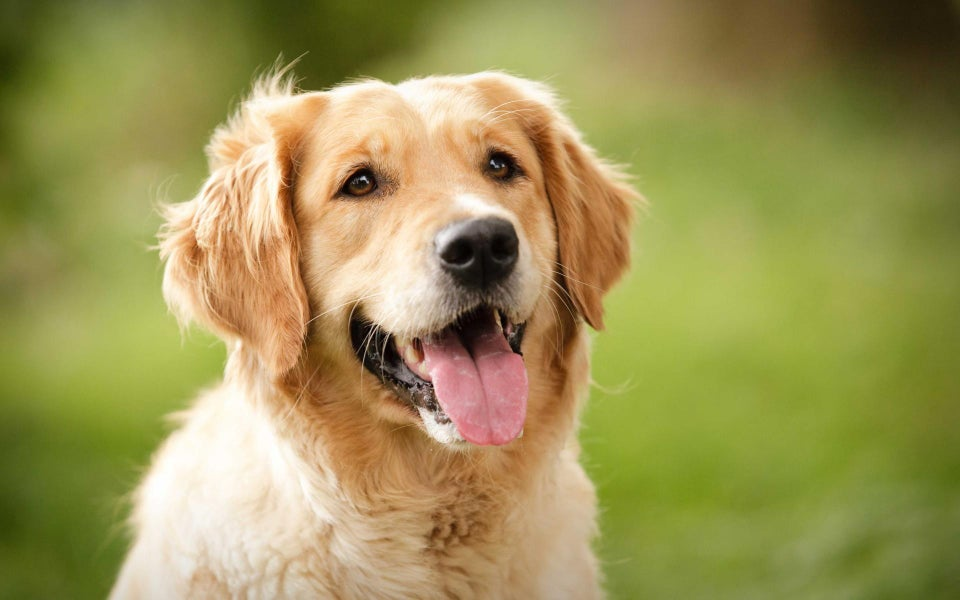
#> input picture 2020_0810_day6/image.jpg, 960 x 600 px
$ python color_histograms.py --image image.jpg
#> lines starting #> are read from the running program, lines starting #| are printed output that depends on the picture
from __future__ import print_function
from matplotlib import pyplot as plt
import argparse
import numpy as np
import cv2

ap = argparse.ArgumentParser()
ap.add_argument("-i", "--image", required=True, help="Path to the image")
args = vars(ap.parse_args())

image = cv2.imread(args["image"])
#> image is the input picture: shape (600, 960, 3); mean B, G, R 86.4, 148.3, 156.9
cv2.imshow("Original", image)

chans = cv2.split(image)
colors = ("b", "g", "r")
plt.figure()
plt.title("'Flattened' Color Histogram")
plt.xlabel("Bins")
plt.ylabel("# of Pixels")

for (chan, color) in zip(chans, colors):
    hist = cv2.calcHist([chan], [0], None, [256], [0,256])
    plt.plot(hist, color=color)
    plt.xlim([0,256])
#> this loop made 3 passes
#> color on passes 1 to 3: 'b', 'g', 'r'
plt.show()
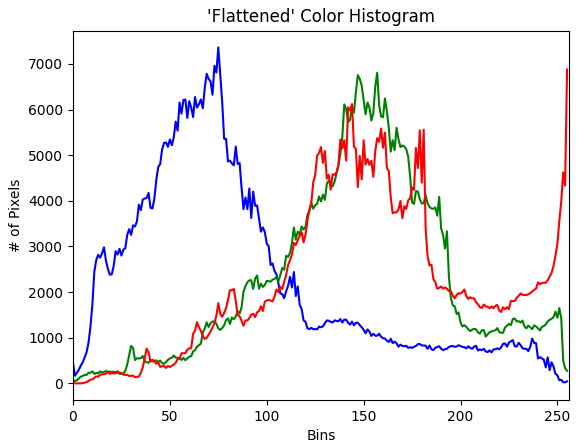
#> figure drawn by matplotlib, 1 panel; curve peaks at x = 75, y = 7362; curve peaks at x = 157, y = 6808; curve peaks at x = 255, y = 6880

fig = plt.figure()

ax = fig.add_subplot(131)
hist = cv2.calcHist([chans[1], chans[0]], [0,1], None, [32, 32], [0, 256, 0, 256])
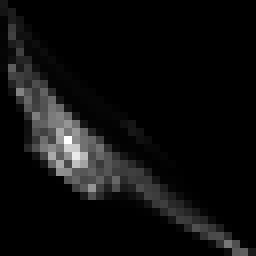
#> hist: shape (32, 32) float32 (shown 8 times larger); min 0, max 9771, mean 562.5; drawn with min black and max white
p = ax.imshow(hist, interpolation = "nearest")
ax.set_title("2D Color Histogram for G and B")
plt.colorbar(p)

ax = fig.add_subplot(132)
hist = cv2.calcHist([chans[1], chans[2]], [0, 1], None, [32, 32], [0, 256, 0, 256])
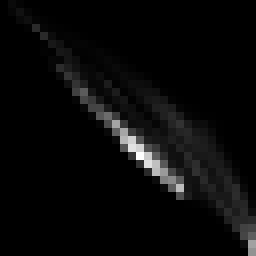
#> hist: shape (32, 32) float32 (shown 8 times larger); min 0, max 15005, mean 562.5; drawn with min black and max white
p = ax.imshow(hist, interpolation = "nearest")
ax.set_title("2D Color Histogram for G and R")
plt.colorbar(p)

ax = fig.add_subplot(133)
hist = cv2.calcHist([chans[0], chans[2]], [0, 1], None, [32, 32], [0, 256, 0, 256])
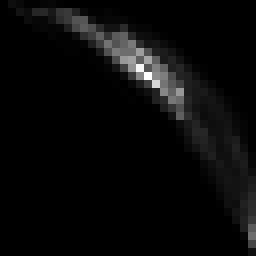
#> hist: shape (32, 32) float32 (shown 8 times larger); min 0, max 14358, mean 562.5; drawn with min black and max white
p = ax.imshow(hist, interpolation = "nearest")
ax.set_title("2D Color Histogram for B and R")
plt.colorbar(p)

print("2D histogram shape: {}, with {} values".format(hist.shape, hist.flatten().shape[0]))
#| 2D histogram shape: (32, 32), with 1024 values

hist = cv2.calcHist([image], [0, 1, 2], None, [8, 8, 8], [0, 256, 0, 256, 0, 256])
print("3D histogram shape: {}, with {} values".format(hist.shape, hist.flatten().shape[0]))
#| 3D histogram shape: (8, 8, 8), with 512 values

plt.show()
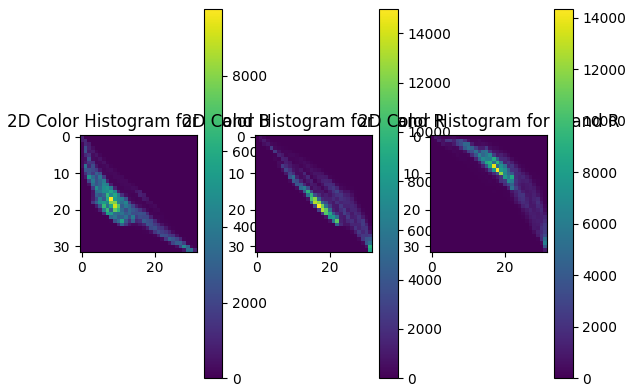
#> figure drawn by matplotlib, 6 panels
